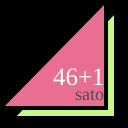
Frame 1 (no input)
Frame 60 (no input): identical to frame 1, image omitted
Frame 120 (the mouse pressed at the canvas centre since frame 60): identical to frame 1, image omitted

The p5.js sketch that drew this single still picture (run headless with seeded random() and noise() and a simulated clock; from frame 60 on, the mouse is pressed at the canvas centre):

// p5.js sketch
// ── sketch.js
function setup() {
  createCanvas(128,128);
}

function draw() {
  background(0);
  strokeWeight(4);
  fill(199, 247, 136);
  triangle(12,118,116,118,116,10);
  fill(232, 111, 146);
  triangle(0,108,106,108,106,0);
  fill(255);
  textSize(25);
  textFont("serif");
  text("46+1", 53, 85);
  fill(79, 79, 79);
  textSize(18);
  textFont("serif");
  text("sato", 75, 100);
}
